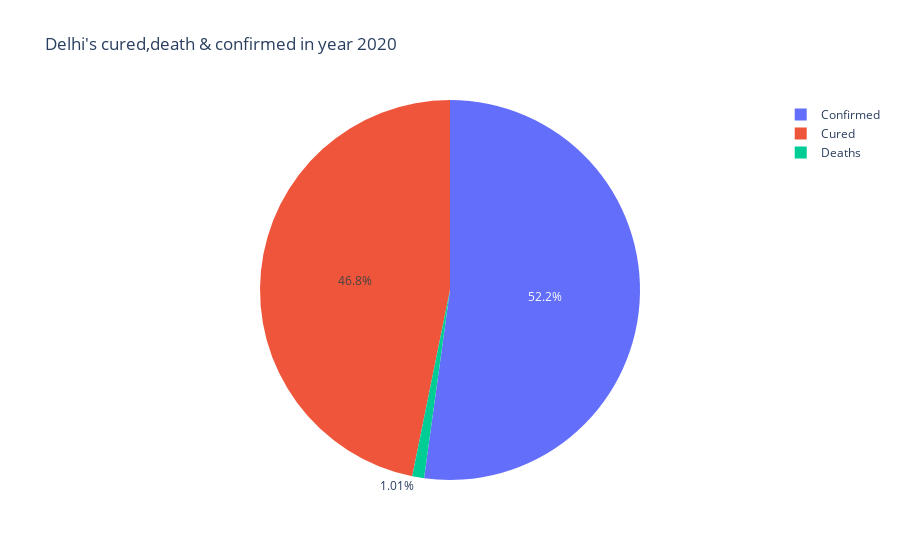

Here is the notebook cell this chart was saved with:
### Code cell
fig=px.pie(dd,values=dd.values,names=dd.index,title="Delhi's cured,death & confirmed in year 2020")
fig.show()

### Figure 1 — Plotly figure (JSON) as saved in the notebook; plotly's stock layout.template omitted (floating-point values rounded to 4 significant figures)
{"data": [{"domain": {"x": [0, 1], "y": [0, 1]}, "hovertemplate": "index=%{label}<br>value=%{value}<extra></extra>", "labels": ["Cured", "Deaths", "Confirmed"], "legendgroup": "", "name": "", "showlegend": true, "type": "pie", "values": [53800255, 1156444, 59971050]}], "layout": {"legend": {"tracegroupgap": 0}, "title": {"text": "Delhi's cured,death & confirmed in year 2020"}}}
